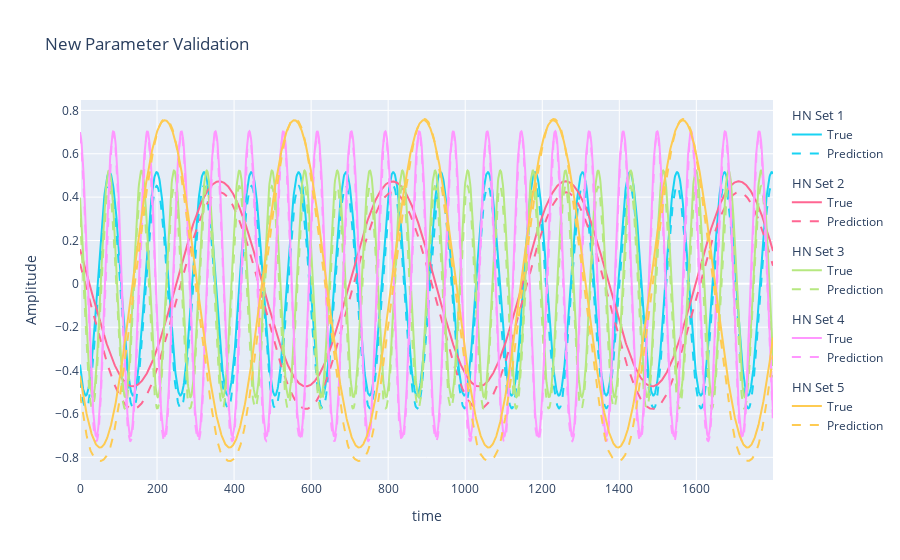

Here is the notebook cell this chart was saved with:
### Markdown cell above
Overall, our prediction is not too bad! There is certainly room for improvement.

Now let's see the results on the validation data set with HyperNet inputs that our model has never seen before.

### Code cell
vnp_fig = go.Figure()
vnp_fig.update_layout(
    title="New Parameter Validation",
    yaxis={"title": "Amplitude"},
    xaxis={"title": "time"},
)
for i, ds in enumerate(VNP_DATA):

    hx, tx, ty, tyhat = ds
    tyhat = tyhat.cpu().reshape(*reshape)
    ty = ty.cpu().reshape(*reshape)
    p_set = f"HN Set {i+1}"
    p_hover = "<br>    ".join([f"{x:.3e}" for x in hx.cpu().numpy()])

    vnp_fig.add_trace(
        go.Scatter(
            x=torch.arange(len(tx)),
            y=tyhat,
            line={"color": colors[color_count]},
            name="True",
            showlegend=True,
            legendgroup=p_set,
            legendgrouptitle_text=p_set,
            hovertemplate=f"HyperNet Inputs:<br>    {p_hover}<br>" "<br>t: %{x}" "<br>a: %{y}",
        )
    )

    vnp_fig.add_trace(
        go.Scatter(
            x=torch.arange(len(tx)),
            y=ty,
            line={"color": colors[color_count], "dash": "dash"},
            name="Prediction",
            showlegend=True,
            legendgroup=p_set,
            legendgrouptitle_text=p_set,
            hovertemplate=f"HyperNet Inputs:<br>    {p_hover}<br>" "<br>t: %{x}" "<br>a: %{y}",
        )
    )

    color_count += 1
    if color_count == len(colors):
        color_count = 0

vnp_fig.show()

### Figure 1 — Plotly figure (JSON) as saved in the notebook; plotly's stock layout.template omitted (floating-point values rounded to 4 significant figures; data arrays with more than 128 entries replaced by an {"elided": "..."} marker saying what was removed)
{"data": [{"hovertemplate": "HyperNet Inputs:<br>    5.151e-01<br>    1.628e+01<br><br>t: %{x}<br>a: %{y}", "legendgroup": "HN Set 1", "legendgrouptitle": {"text": "HN Set 1"}, "line": {"color": "#19D3F3"}, "name": "True", "showlegend": true, "type": "scatter", "x": {"elided": "1800 int values"}, "y": {"elided": "1800 float values"}}, {"hovertemplate": "HyperNet Inputs:<br>    5.151e-01<br>    1.628e+01<br><br>t: %{x}<br>a: %{y}", "legendgroup": "HN Set 1", "legendgrouptitle": {"text": "HN Set 1"}, "line": {"color": "#19D3F3", "dash": "dash"}, "name": "Prediction", "showlegend": true, "type": "scatter", "x": {"elided": "1800 int values"}, "y": {"elided": "1800 float values"}}, {"hovertemplate": "HyperNet Inputs:<br>    4.728e-01<br>    4.448e+00<br><br>t: %{x}<br>a: %{y}", "legendgroup": "HN Set 2", "legendgrouptitle": {"text": "HN Set 2"}, "line": {"color": "#FF6692"}, "name": "True", "showlegend": true, "type": "scatter", "x": {"elided": "1800 int values"}, "y": {"elided": "1800 float values"}}, {"hovertemplate": "HyperNet Inputs:<br>    4.728e-01<br>    4.448e+00<br><br>t: %{x}<br>a: %{y}", "legendgroup": "HN Set 2", "legendgrouptitle": {"text": "HN Set 2"}, "line": {"color": "#FF6692", "dash": "dash"}, "name": "Prediction", "showlegend": true, "type": "scatter", "x": {"elided": "1800 int values"}, "y": {"elided": "1800 float values"}}, {"hovertemplate": "HyperNet Inputs:<br>    5.227e-01<br>    2.361e+01<br><br>t: %{x}<br>a: %{y}", "legendgroup": "HN Set 3", "legendgrouptitle": {"text": "HN Set 3"}, "line": {"color": "#B6E880"}, "name": "True", "showlegend": true, "type": "scatter", "x": {"elided": "1800 int values"}, "y": {"elided": "1800 float values"}}, {"hovertemplate": "HyperNet Inputs:<br>    5.227e-01<br>    2.361e+01<br><br>t: %{x}<br>a: %{y}", "legendgroup": "HN Set 3", "legendgrouptitle": {"text": "HN Set 3"}, "line": {"color": "#B6E880", "dash": "dash"}, "name": "Prediction", "showlegend": true, "type": "scatter", "x": {"elided": "1800 int values"}, "y": {"elided": "1800 float values"}}, {"hovertemplate": "HyperNet Inputs:<br>    7.037e-01<br>    2.266e+01<br><br>t: %{x}<br>a: %{y}", "legendgroup": "HN Set 4", "legendgrouptitle": {"text": "HN Set 4"}, "line": {"color": "#FF97FF"}, "name": "True", "showlegend": true, "type": "scatter", "x": {"elided": "1800 int values"}, "y": {"elided": "1800 float values"}}, {"hovertemplate": "HyperNet Inputs:<br>    7.037e-01<br>    2.266e+01<br><br>t: %{x}<br>a: %{y}", "legendgroup": "HN Set 4", "legendgrouptitle": {"text": "HN Set 4"}, "line": {"color": "#FF97FF", "dash": "dash"}, "name": "Prediction", "showlegend": true, "type": "scatter", "x": {"elided": "1800 int values"}, "y": {"elided": "1800 float values"}}, {"hovertemplate": "HyperNet Inputs:<br>    7.548e-01<br>    5.947e+00<br><br>t: %{x}<br>a: %{y}", "legendgroup": "HN Set 5", "legendgrouptitle": {"text": "HN Set 5"}, "line": {"color": "#FECB52"}, "name": "True", "showlegend": true, "type": "scatter", "x": {"elided": "1800 int values"}, "y": {"elided": "1800 float values"}}, {"hovertemplate": "HyperNet Inputs:<br>    7.548e-01<br>    5.947e+00<br><br>t: %{x}<br>a: %{y}", "legendgroup": "HN Set 5", "legendgrouptitle": {"text": "HN Set 5"}, "line": {"color": "#FECB52", "dash": "dash"}, "name": "Prediction", "showlegend": true, "type": "scatter", "x": {"elided": "1800 int values"}, "y": {"elided": "1800 float values"}}], "layout": {"title": {"text": "New Parameter Validation"}, "xaxis": {"title": {"text": "time"}}, "yaxis": {"title": {"text": "Amplitude"}}}}
